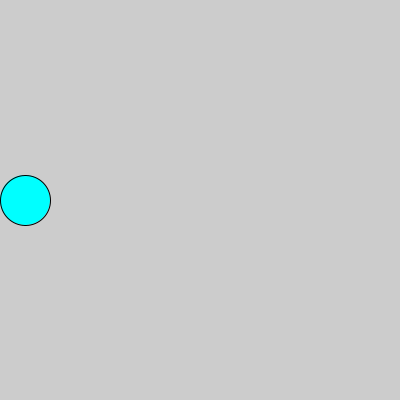
Frame 1 (no input)
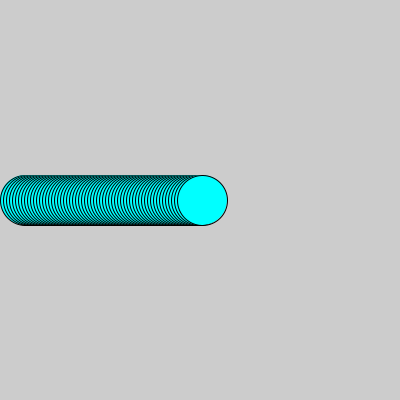
Frame 60 (the mouse pressed at the canvas centre just before this capture)
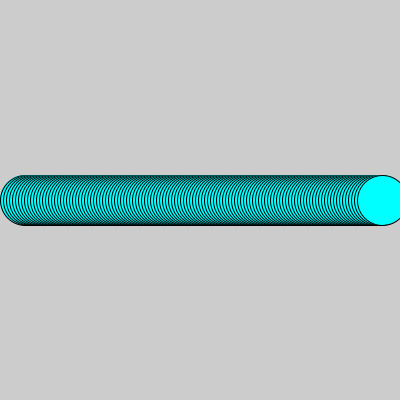
Frame 120 (the mouse held since frame 60 and released just before this capture)

The Processing sketch that drew these frames (run headless with seeded random() and noise(); from frame 60 on, the mouse is pressed at the canvas centre):

// Processing sketch: processing_175132
// ── processing_175132.pde

int circleMove=25;

void setup () {
size(400,400);
}

void draw () {
fill(0,255,255);
ellipse(circleMove,200,50,50);
circleMove+=3;
}
